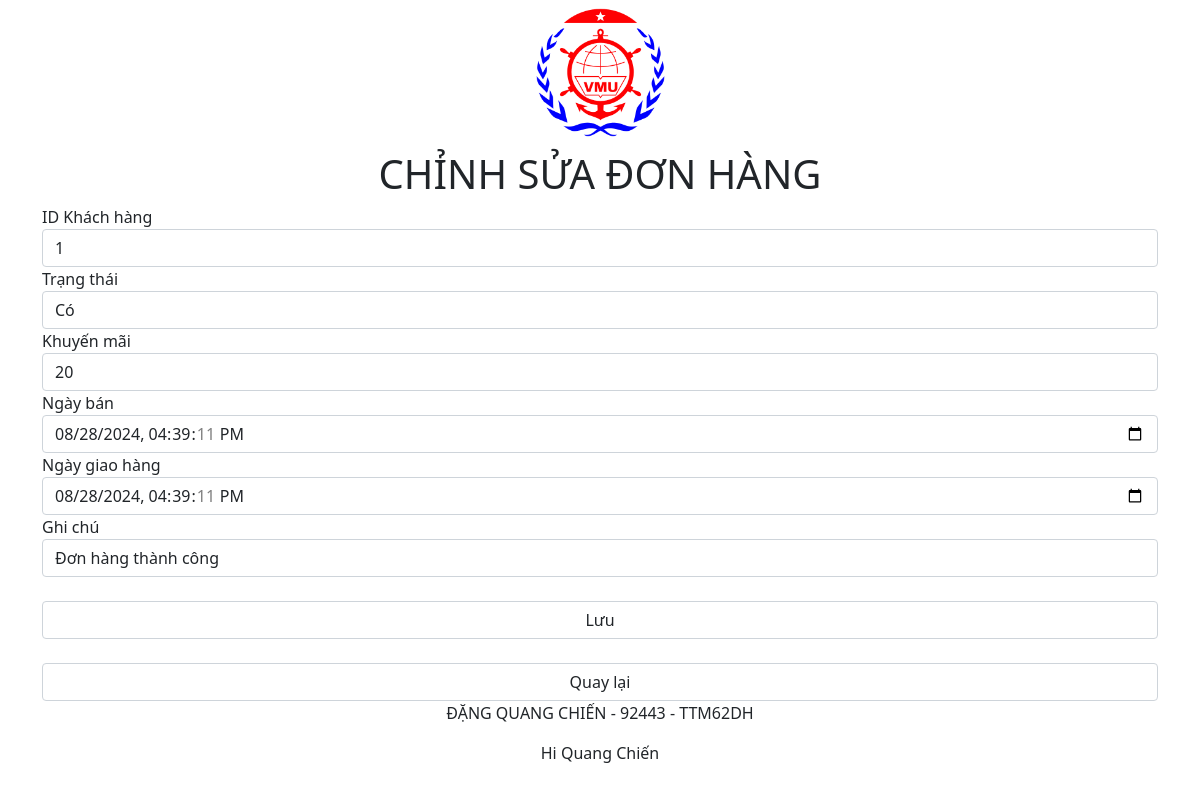
The page /edit.php?ID=1 (signed in) on the database its author committed.
### tables this page shows
CREATE TABLE `donhang` (
  `ID` int(11) NOT NULL,
  `khachhang_id` int(11) NOT NULL,
  `trangthai` int(11) NOT NULL,
  `khuyenmai` int(11) NOT NULL,
  `ngayban` datetime NOT NULL,
  `ngaygiaohang` datetime NOT NULL,
  `ghichu` text NOT NULL
);

### edit.php (the view, shortened to what this page needs)
<?php
include('connect.php');
$ID = $_GET['ID'];
$sql1 = "SELECT * FROM donhang WHERE ID = '$ID'";
$stmt = $conn->prepare($sql1);
$query = $stmt->execute();
$result = $stmt->fetch(PDO::FETCH_ASSOC);
?>
<!DOCTYPE html>
<html lang="en">
<head>
    <link href="https://cdn.jsdelivr.net/npm/bootstrap@5.1.3/dist/css/bootstrap.min.css" rel="stylesheet"
>
    <link rel="stylesheet" type="text/css" href="style.css">
</head>
<body>
    <header>
        <div class="anh">
            <img src="logo.jpg" alt="Logo" class="logo">
        </div>
        <div class="tieude">
            <h1 class="text-uppercase">Chỉnh sửa đơn hàng</h1>
        </div>
    </header>
    <content>
        <div class="container">
            <form action="" method="post">
                <fieldset class="form-group">
                    <label>ID Khách hàng</label>
                    <input type="text" name="khachhang_id" value="<?php echo $result['khachhang_id']; ?>"
                        placeholder="Nhập ID khách hàng" class="form-control">
                </fieldset>
                <fieldset class="form-group">
                    <label>Trạng thái</label>
                    <select name="trangthai" class="form-control">
                        <option value="1" <?php echo $result['trangthai'] == '1' ? 'selected' : ''; ?>>Có
                        </option>
                    </select>
                </fieldset>
                <fieldset class="form-group">
                    <label>Khuyến mãi</label>
                    <input type="text" name="khuyenmai" value="<?php echo $result['khuyenmai']; ?>"
                        placeholder="Chỉ nhập giá fieldsetị khuyến mãi" class="form-control">
                </fieldset>
                <fieldset class="form-group">
                    <label>Ngày bán</label>
                    <input type="datetime-local" name="ngayban" value="<?php echo $result['ngayban']; ?>"
                        placeholder="Nhập ngày bán" class="form-control">
                </fieldset>
                <fieldset class="form-group">
                    <label>Ngày giao hàng</label>
                    <input type="datetime-local" name="ngaygiaohang" value="<?php echo $result['ngaygiaohang']; ?>"
                        placeholder="Nhập ngày giao hàng" class="form-control">
                </fieldset>
                <fieldset class="form-group">
                    <label>Ghi chú</label>
                    <input type="text" name="ghichu" value="<?php echo $result['ghichu']; ?>" placeholder="Nhập ghi chú"
                        class="form-control">
                </fieldset>
                <br>
                <input type="submit" name="submit" value="Lưu" class="form-control">
                <br>
                <input type="button" name="back" value="Quay lại" onclick="location.href='admin.php'"
                    class="form-control">
            </form>
        </div>
    </content>
    <footer class="text-center">
        <p>ĐẶNG QUANG CHIẾN - 92443 - TTM62DH</p>
        <p>Hi <?= $_SESSION['tendaydu'] ?></p>
    </footer>
</body>
</html>

### style.css (style rules this page uses)
header { text-align: center; height: 200px; width: 100%; }
header .anh { height: 140px; width: 100%; margin-top: 5px; }
header .tieude { height: 50px; width: 100%; margin-top: 5px; text-align: center; }
header .logo { width: 135px; height: auto; }
footer { text-align: center; }

### rows shown on the page
donhang: khachhang_id "1", trangthai "Có", khuyenmai "20", ngayban "08/28/2024 16:39:11", ngaygiaohang "08/28/2024 16:39:11", ghichu "Đơn hàng thành công"

### other values the page prints
$_SESSION['tendaydu'] "Quang Chiến"
